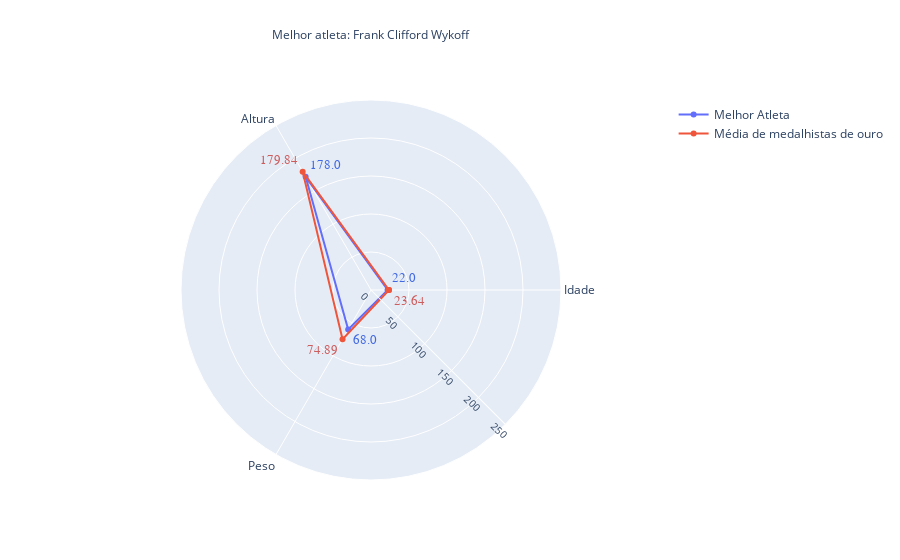

This figure's notebook cell:
### Code cell
athletesDf = pd.read_csv('../originalDataSet/athlete_events.csv', encoding="ISO-8859-1") # Dataset original
goldMedalAthletes = athletesDf[athletesDf["Medal"].isin(["Gold"])]
onlygoldMedalAthletes = athletesDf[athletesDf["Medal"].isin(["Gold"])]


altura = 172
peso = 60
idade = 22

eventosUnicos = sorted(athletesDf["Event"].unique())
data = []
for evento in eventosUnicos:
  goldAthlete = onlygoldMedalAthletes[onlygoldMedalAthletes["Event"].isin([evento])]
  avgWeight = goldAthlete["Weight"].mean()
  avgHeight = goldAthlete["Height"].mean()
  avgAge = goldAthlete["Age"].mean()
  if math.isnan(avgWeight) or math.isnan(avgHeight):
    pass
  else:
    data.append([evento,avgHeight,avgWeight,avgAge])
avgPerEvent = pd.DataFrame(data, columns=['Event', 'Height', 'Weight', 'Age'])

avgPerEventAux = avgPerEvent.copy()
eventoAtual = []
for i in range(100,10,-1):
  x = i/10
  # Dropando por altura
  indexNames = avgPerEventAux[ (avgPerEventAux['Height'] >= altura+x) | (avgPerEventAux['Height'] <= altura - x) ].index
  avgPerEventAux.drop(indexNames , inplace=True)

  # Dropando por peso
  indexNames = avgPerEventAux[ (avgPerEventAux['Weight'] >= peso+x) | (avgPerEventAux['Weight'] <= peso - x) ].index
  avgPerEventAux.drop(indexNames , inplace=True)

  # Dropando por idade
  indexNames = avgPerEventAux[ (avgPerEventAux['Age'] >= idade+5) | (avgPerEventAux['Age'] <= idade - 5) ].index
  avgPerEventAux.drop(indexNames , inplace=True)

  if len(avgPerEventAux) == 0:
    break
  else:
    eventoAtual = avgPerEventAux.copy()

row = eventoAtual.iloc[0]
evento = row.Event
meanAge = row.Age
meanHeight = row.Height
meanWeight = row.Weight

categories = ['Idade','Altura','Peso','Idade',]

fig = go.Figure()

fig.add_trace(go.Scatterpolar(
      r=[round(idade,2), round(altura,2), round(peso,2),round(idade,2)],
      theta=categories,
      text = [round(bestAthleteAge,2), round(bestAthleteHeight,2), round(bestAthleteWeight,2)],
      hoverinfo = "r+theta",
      mode = "lines+markers+text",
      textfont=dict(
        family="Balto, sans-serif",
        size=13,
        color="RoyalBlue"
      ),
      textposition= ["top right", "top right", "bottom right"],
      name='Melhor Atleta'
))
fig.add_trace(go.Scatterpolar(
      r=[round(allAges,2),round(allHeights,2),round(allWeights,2),round(allAges,2)],
      theta=categories,
      #fill='toself',
      hoverinfo = "r+theta",
      text = [round(allAges,2),round(allHeights,2),round(allWeights,2)],
      mode = "lines+markers+text",
      textposition= ["bottom right", "top left", "bottom left"],
      textfont=dict(
        family="Balto, sans-serif",
        size=13,
        color="IndianRed"
      ),
      name='Média de medalhistas de ouro'
))

fig.add_annotation(text="Melhor atleta: " + bestAthlete,
                  xref="paper", yref="paper",
                  x=0.5, y=1.2, showarrow=False)

fig.update_layout(
  polar=dict(
    radialaxis=dict(
      angle = -45,
      tickangle = 0,
      visible=True,
      range=[0, 250],
      tickfont = dict(size = 10),
      )
    ),
  showlegend=True
)
#fig.update_polars(angularaxis_tickfont_size=1)
fig.show()

### Figure 1 — Plotly figure (JSON) as saved in the notebook; plotly's stock layout.template omitted (floating-point values rounded to 4 significant figures)
{"data": [{"hoverinfo": "r+theta", "mode": "lines+markers+text", "name": "Melhor Atleta", "r": [22, 172, 60, 22], "text": ["22.0", "178.0", "68.0"], "textfont": {"color": "RoyalBlue", "family": "Balto, sans-serif", "size": 13}, "textposition": ["top right", "top right", "bottom right"], "theta": ["Idade", "Altura", "Peso", "Idade"], "type": "scatterpolar"}, {"hoverinfo": "r+theta", "mode": "lines+markers+text", "name": "Média de medalhistas de ouro", "r": [23.64, 179.8, 74.89, 23.64], "text": ["23.64", "179.84", "74.89"], "textfont": {"color": "IndianRed", "family": "Balto, sans-serif", "size": 13}, "textposition": ["bottom right", "top left", "bottom left"], "theta": ["Idade", "Altura", "Peso", "Idade"], "type": "scatterpolar"}], "layout": {"annotations": [{"showarrow": false, "text": "Melhor atleta: Frank Clifford Wykoff", "x": 0.5, "xref": "paper", "y": 1.2, "yref": "paper"}], "polar": {"radialaxis": {"angle": -45, "range": [0, 250], "tickangle": 0, "tickfont": {"size": 10}, "visible": true}}, "showlegend": true}}
